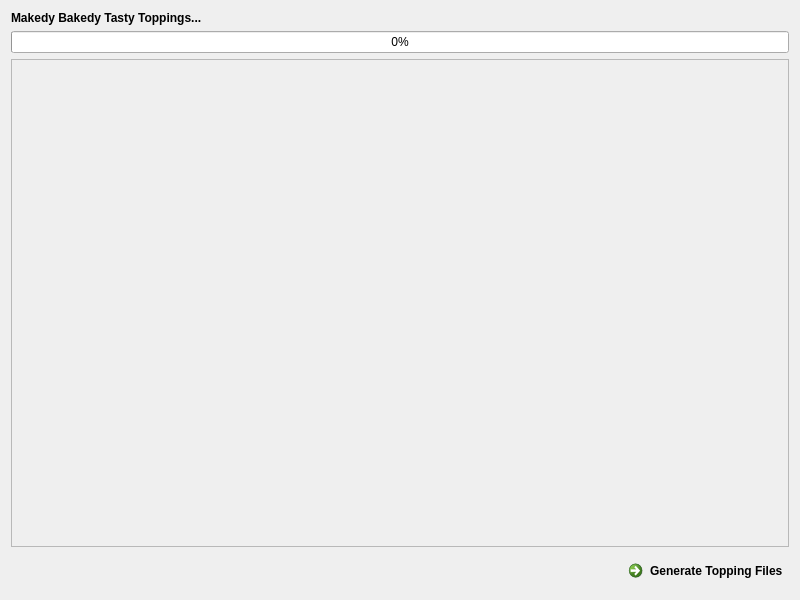
<?xml version="1.0" encoding="UTF-8"?>
<ui version="4.0">
 <class>InterlisImport</class>
 <widget class="QDialog" name="InterlisImport">
  <property name="geometry">
   <rect>
    <x>0</x>
    <y>0</y>
    <width>800</width>
    <height>600</height>
   </rect>
  </property>
  <property name="windowTitle">
   <string>Select Files</string>
  </property>
  <layout class="QGridLayout" name="gridLayout">
   <item row="0" column="0">
    <widget class="QLabel" name="description">
     <property name="minimumSize">
      <size>
       <width>0</width>
       <height>0</height>
      </size>
     </property>
     <property name="font">
      <font>
       <weight>75</weight>
       <bold>true</bold>
      </font>
     </property>
     <property name="text">
      <string>Makedy Bakedy Tasty Toppings...</string>
     </property>
     <property name="alignment">
      <set>Qt::AlignLeading|Qt::AlignLeft|Qt::AlignTop</set>
     </property>
     <property name="wordWrap">
      <bool>true</bool>
     </property>
    </widget>
   </item>
   <item row="1" column="0" colspan="2">
    <widget class="QProgressBar" name="progress_bar">
     <property name="value">
      <number>0</number>
     </property>
    </widget>
   </item>
   <item row="3" column="0">
    <spacer name="horizontalSpacer">
     <property name="orientation">
      <enum>Qt::Horizontal</enum>
     </property>
     <property name="sizeHint" stdset="0">
      <size>
       <width>584</width>
       <height>20</height>
      </size>
     </property>
    </spacer>
   </item>
   <item row="3" column="1">
    <widget class="QCommandLinkButton" name="run_generate_button">
     <property name="text">
      <string>Generate Topping Files</string>
     </property>
    </widget>
   </item>
   <item row="2" column="0" colspan="2">
    <widget class="QTextEdit" name="info_text_edit">
     <property name="enabled">
      <bool>false</bool>
     </property>
    </widget>
   </item>
  </layout>
 </widget>
 <resources/>
 <connections/>
</ui>
